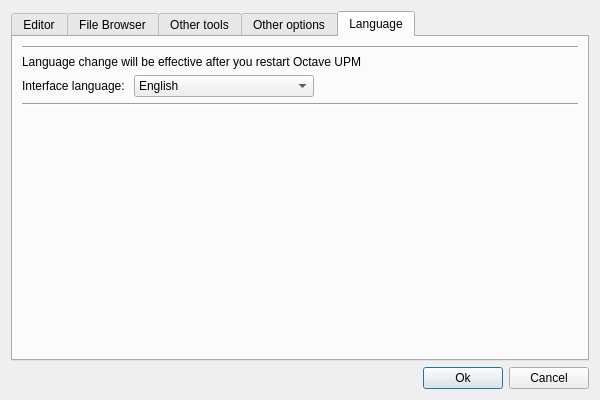
<?xml version="1.0" encoding="UTF-8"?>
<ui version="4.0">
 <class>settings_dialog</class>
 <widget class="QDialog" name="settings_dialog">
  <property name="windowModality">
   <enum>Qt::ApplicationModal</enum>
  </property>
  <property name="geometry">
   <rect>
    <x>0</x>
    <y>0</y>
    <width>600</width>
    <height>400</height>
   </rect>
  </property>
  <property name="minimumSize">
   <size>
    <width>600</width>
    <height>400</height>
   </size>
  </property>
  <property name="maximumSize">
   <size>
    <width>600</width>
    <height>400</height>
   </size>
  </property>
  <property name="windowTitle">
   <string>Settings</string>
  </property>
  <layout class="QVBoxLayout" name="verticalLayout_2">
   <property name="sizeConstraint">
    <enum>QLayout::SetDefaultConstraint</enum>
   </property>
   <item>
    <widget class="QTabWidget" name="tabWidget">
     <property name="currentIndex">
      <number>4</number>
     </property>
     <widget class="QWidget" name="tab">
      <attribute name="title">
       <string>Editor</string>
      </attribute>
      <layout class="QVBoxLayout" name="verticalLayout_6">
       <item>
        <layout class="QVBoxLayout" name="verticalLayout_5">
         <item>
          <widget class="Line" name="line_7">
           <property name="orientation">
            <enum>Qt::Horizontal</enum>
           </property>
          </widget>
         </item>
         <item>
          <layout class="QHBoxLayout" name="horizontalLayout_4">
           <item>
            <widget class="QLabel" name="label_8">
             <property name="text">
              <string>Font </string>
             </property>
            </widget>
           </item>
           <item>
            <widget class="QFontComboBox" name="editor_fontName">
             <property name="editable">
              <bool>false</bool>
             </property>
             <property name="fontFilters">
              <set>QFontComboBox::MonospacedFonts</set>
             </property>
            </widget>
           </item>
           <item>
            <widget class="QLabel" name="label_9">
             <property name="text">
              <string>Font Size </string>
             </property>
            </widget>
           </item>
           <item>
            <widget class="QSpinBox" name="editor_fontSize">
             <property name="minimum">
              <number>2</number>
             </property>
             <property name="maximum">
              <number>96</number>
             </property>
             <property name="value">
              <number>10</number>
             </property>
            </widget>
           </item>
           <item>
            <spacer name="horizontalSpacer_4">
             <property name="orientation">
              <enum>Qt::Horizontal</enum>
             </property>
             <property name="sizeHint" stdset="0">
              <size>
               <width>40</width>
               <height>20</height>
              </size>
             </property>
            </spacer>
           </item>
          </layout>
         </item>
         <item>
          <widget class="Line" name="line_8">
           <property name="orientation">
            <enum>Qt::Horizontal</enum>
           </property>
          </widget>
         </item>
         <item>
          <widget class="QCheckBox" name="editor_showLineNumbers">
           <property name="enabled">
            <bool>true</bool>
           </property>
           <property name="text">
            <string>Show line numbers</string>
           </property>
           <property name="checked">
            <bool>true</bool>
           </property>
          </widget>
         </item>
         <item>
          <widget class="QCheckBox" name="editor_highlightCurrentLine">
           <property name="enabled">
            <bool>true</bool>
           </property>
           <property name="text">
            <string>Highlight current line</string>
           </property>
           <property name="checked">
            <bool>true</bool>
           </property>
          </widget>
         </item>
         <item>
          <widget class="QCheckBox" name="editor_codeCompletion">
           <property name="enabled">
            <bool>true</bool>
           </property>
           <property name="text">
            <string>Code completion</string>
           </property>
           <property name="checked">
            <bool>true</bool>
           </property>
          </widget>
         </item>
         <item>
          <widget class="QCheckBox" name="editor_longWindowTitle">
           <property name="text">
            <string>Show complete path in window title</string>
           </property>
          </widget>
         </item>
         <item>
          <widget class="Line" name="line_9">
           <property name="orientation">
            <enum>Qt::Horizontal</enum>
           </property>
          </widget>
         </item>
         <item>
          <widget class="QCheckBox" name="autosaveFiles">
           <property name="text">
            <string>Automatically save backups of all open files</string>
           </property>
           <property name="checked">
            <bool>true</bool>
           </property>
          </widget>
         </item>
         <item>
          <layout class="QHBoxLayout" name="horizontalLayout_3">
           <item>
            <widget class="QLabel" name="label_18">
             <property name="text">
              <string>Autosave files every </string>
             </property>
            </widget>
           </item>
           <item>
            <widget class="QSpinBox" name="autosavePeriod">
             <property name="minimum">
              <number>1</number>
             </property>
             <property name="maximum">
              <number>120</number>
             </property>
             <property name="value">
              <number>2</number>
             </property>
            </widget>
           </item>
           <item>
            <widget class="QLabel" name="label_19">
             <property name="text">
              <string>seconds</string>
             </property>
            </widget>
           </item>
           <item>
            <widget class="Line" name="line_16">
             <property name="orientation">
              <enum>Qt::Horizontal</enum>
             </property>
            </widget>
           </item>
           <item>
            <spacer name="horizontalSpacer_8">
             <property name="orientation">
              <enum>Qt::Horizontal</enum>
             </property>
             <property name="sizeHint" stdset="0">
              <size>
               <width>40</width>
               <height>20</height>
              </size>
             </property>
            </spacer>
           </item>
          </layout>
         </item>
        </layout>
       </item>
       <item>
        <widget class="Line" name="line_17">
         <property name="orientation">
          <enum>Qt::Horizontal</enum>
         </property>
        </widget>
       </item>
       <item>
        <spacer name="verticalSpacer">
         <property name="orientation">
          <enum>Qt::Vertical</enum>
         </property>
         <property name="sizeHint" stdset="0">
          <size>
           <width>20</width>
           <height>40</height>
          </size>
         </property>
        </spacer>
       </item>
      </layout>
     </widget>
     <widget class="QWidget" name="tab_2">
      <attribute name="title">
       <string>File Browser</string>
      </attribute>
      <layout class="QVBoxLayout" name="verticalLayout_3">
       <item>
        <widget class="Line" name="line_11">
         <property name="orientation">
          <enum>Qt::Horizontal</enum>
         </property>
        </widget>
       </item>
       <item>
        <widget class="QCheckBox" name="showFilenames">
         <property name="text">
          <string>Show filenames</string>
         </property>
         <property name="checked">
          <bool>true</bool>
         </property>
        </widget>
       </item>
       <item>
        <widget class="QCheckBox" name="showFileSize">
         <property name="text">
          <string>Show file size</string>
         </property>
         <property name="checked">
          <bool>true</bool>
         </property>
        </widget>
       </item>
       <item>
        <widget class="QCheckBox" name="showFileType">
         <property name="text">
          <string>Show file type</string>
         </property>
        </widget>
       </item>
       <item>
        <widget class="QCheckBox" name="showLastModified">
         <property name="text">
          <string>Show date of last modification</string>
         </property>
        </widget>
       </item>
       <item>
        <widget class="QCheckBox" name="useAlternatingRowColors">
         <property name="text">
          <string>Alternating row colors</string>
         </property>
         <property name="checked">
          <bool>true</bool>
         </property>
        </widget>
       </item>
       <item>
        <widget class="Line" name="line_5">
         <property name="orientation">
          <enum>Qt::Horizontal</enum>
         </property>
        </widget>
       </item>
       <item>
        <layout class="QHBoxLayout" name="horizontalLayout_8">
         <item>
          <widget class="QLabel" name="file_fontNamelabel">
           <property name="enabled">
            <bool>false</bool>
           </property>
           <property name="text">
            <string>Font </string>
           </property>
          </widget>
         </item>
         <item>
          <widget class="QFontComboBox" name="file_fontName">
           <property name="enabled">
            <bool>false</bool>
           </property>
           <property name="editable">
            <bool>false</bool>
           </property>
          </widget>
         </item>
         <item>
          <widget class="QLabel" name="file_fontSizelabel">
           <property name="enabled">
            <bool>false</bool>
           </property>
           <property name="text">
            <string>Font size </string>
           </property>
          </widget>
         </item>
         <item>
          <widget class="QSpinBox" name="file_fontSize">
           <property name="enabled">
            <bool>false</bool>
           </property>
           <property name="minimum">
            <number>2</number>
           </property>
           <property name="maximum">
            <number>96</number>
           </property>
           <property name="value">
            <number>10</number>
           </property>
          </widget>
         </item>
         <item>
          <spacer name="horizontalSpacer_6">
           <property name="orientation">
            <enum>Qt::Horizontal</enum>
           </property>
           <property name="sizeHint" stdset="0">
            <size>
             <width>40</width>
             <height>20</height>
            </size>
           </property>
          </spacer>
         </item>
        </layout>
       </item>
       <item>
        <widget class="QCheckBox" name="file_defaultFont">
         <property name="text">
          <string>Use default font</string>
         </property>
         <property name="checked">
          <bool>true</bool>
         </property>
        </widget>
       </item>
       <item>
        <widget class="Line" name="line_6">
         <property name="orientation">
          <enum>Qt::Horizontal</enum>
         </property>
        </widget>
       </item>
       <item>
        <spacer name="verticalSpacer_2">
         <property name="orientation">
          <enum>Qt::Vertical</enum>
         </property>
         <property name="sizeHint" stdset="0">
          <size>
           <width>20</width>
           <height>40</height>
          </size>
         </property>
        </spacer>
       </item>
      </layout>
     </widget>
     <widget class="QWidget" name="tab_5">
      <attribute name="title">
       <string>Other tools</string>
      </attribute>
      <layout class="QVBoxLayout" name="verticalLayout">
       <item>
        <widget class="Line" name="line">
         <property name="orientation">
          <enum>Qt::Horizontal</enum>
         </property>
        </widget>
       </item>
       <item>
        <widget class="QLabel" name="label">
         <property name="font">
          <font>
           <weight>75</weight>
           <bold>true</bold>
          </font>
         </property>
         <property name="text">
          <string>Terminal</string>
         </property>
        </widget>
       </item>
       <item>
        <layout class="QHBoxLayout" name="horizontalLayout_5">
         <item>
          <widget class="QLabel" name="label_11">
           <property name="text">
            <string>Font </string>
           </property>
          </widget>
         </item>
         <item>
          <widget class="QFontComboBox" name="terminal_fontName">
           <property name="editable">
            <bool>false</bool>
           </property>
           <property name="fontFilters">
            <set>QFontComboBox::MonospacedFonts</set>
           </property>
          </widget>
         </item>
         <item>
          <widget class="QLabel" name="label_12">
           <property name="text">
            <string>Font Size </string>
           </property>
          </widget>
         </item>
         <item>
          <widget class="QSpinBox" name="terminal_fontSize">
           <property name="minimum">
            <number>2</number>
           </property>
           <property name="maximum">
            <number>96</number>
           </property>
           <property name="value">
            <number>10</number>
           </property>
          </widget>
         </item>
         <item>
          <spacer name="horizontalSpacer_5">
           <property name="orientation">
            <enum>Qt::Horizontal</enum>
           </property>
           <property name="sizeHint" stdset="0">
            <size>
             <width>40</width>
             <height>20</height>
            </size>
           </property>
          </spacer>
         </item>
        </layout>
       </item>
       <item>
        <widget class="Line" name="line_2">
         <property name="orientation">
          <enum>Qt::Horizontal</enum>
         </property>
        </widget>
       </item>
       <item>
        <widget class="QLabel" name="label_2">
         <property name="font">
          <font>
           <weight>75</weight>
           <bold>true</bold>
          </font>
         </property>
         <property name="text">
          <string>Workspace</string>
         </property>
        </widget>
       </item>
       <item>
        <layout class="QHBoxLayout" name="horizontalLayout_2">
         <item>
          <widget class="QLabel" name="label_3">
           <property name="enabled">
            <bool>false</bool>
           </property>
           <property name="text">
            <string>Font </string>
           </property>
          </widget>
         </item>
         <item>
          <widget class="QFontComboBox" name="workspace_fontName">
           <property name="enabled">
            <bool>false</bool>
           </property>
           <property name="editable">
            <bool>false</bool>
           </property>
          </widget>
         </item>
         <item>
          <widget class="QLabel" name="label_4">
           <property name="enabled">
            <bool>false</bool>
           </property>
           <property name="text">
            <string>Font Size </string>
           </property>
          </widget>
         </item>
         <item>
          <widget class="QSpinBox" name="workspace_fontSize">
           <property name="enabled">
            <bool>false</bool>
           </property>
           <property name="minimum">
            <number>2</number>
           </property>
           <property name="maximum">
            <number>96</number>
           </property>
           <property name="value">
            <number>10</number>
           </property>
          </widget>
         </item>
         <item>
          <spacer name="horizontalSpacer">
           <property name="orientation">
            <enum>Qt::Horizontal</enum>
           </property>
           <property name="sizeHint" stdset="0">
            <size>
             <width>40</width>
             <height>20</height>
            </size>
           </property>
          </spacer>
         </item>
        </layout>
       </item>
       <item>
        <widget class="QCheckBox" name="workspace_defaultFont">
         <property name="text">
          <string>Use default font</string>
         </property>
         <property name="checked">
          <bool>true</bool>
         </property>
        </widget>
       </item>
       <item>
        <widget class="Line" name="line_3">
         <property name="orientation">
          <enum>Qt::Horizontal</enum>
         </property>
        </widget>
       </item>
       <item>
        <widget class="QLabel" name="label_5">
         <property name="font">
          <font>
           <weight>75</weight>
           <bold>true</bold>
          </font>
         </property>
         <property name="text">
          <string>Command history</string>
         </property>
        </widget>
       </item>
       <item>
        <layout class="QHBoxLayout" name="horizontalLayout_6">
         <item>
          <widget class="QLabel" name="label_6">
           <property name="text">
            <string>Number of commands to remember</string>
           </property>
          </widget>
         </item>
         <item>
          <widget class="QSpinBox" name="history_numberCommands">
           <property name="minimum">
            <number>0</number>
           </property>
           <property name="maximum">
            <number>1024</number>
           </property>
           <property name="value">
            <number>128</number>
           </property>
          </widget>
         </item>
         <item>
          <spacer name="horizontalSpacer_2">
           <property name="orientation">
            <enum>Qt::Horizontal</enum>
           </property>
           <property name="sizeHint" stdset="0">
            <size>
             <width>40</width>
             <height>20</height>
            </size>
           </property>
          </spacer>
         </item>
        </layout>
       </item>
       <item>
        <layout class="QHBoxLayout" name="horizontalLayout_7">
         <item>
          <widget class="QLabel" name="label_7">
           <property name="enabled">
            <bool>false</bool>
           </property>
           <property name="text">
            <string>Font </string>
           </property>
          </widget>
         </item>
         <item>
          <widget class="QFontComboBox" name="history_fontName">
           <property name="enabled">
            <bool>false</bool>
           </property>
           <property name="editable">
            <bool>false</bool>
           </property>
          </widget>
         </item>
         <item>
          <widget class="QLabel" name="label_10">
           <property name="enabled">
            <bool>false</bool>
           </property>
           <property name="text">
            <string>Font size </string>
           </property>
          </widget>
         </item>
         <item>
          <widget class="QSpinBox" name="history_fontSize">
           <property name="enabled">
            <bool>false</bool>
           </property>
           <property name="minimum">
            <number>2</number>
           </property>
           <property name="maximum">
            <number>96</number>
           </property>
           <property name="value">
            <number>10</number>
           </property>
          </widget>
         </item>
         <item>
          <spacer name="horizontalSpacer_3">
           <property name="orientation">
            <enum>Qt::Horizontal</enum>
           </property>
           <property name="sizeHint" stdset="0">
            <size>
             <width>40</width>
             <height>20</height>
            </size>
           </property>
          </spacer>
         </item>
        </layout>
       </item>
       <item>
        <widget class="QCheckBox" name="history_defaultFont">
         <property name="text">
          <string>Use default font</string>
         </property>
         <property name="checked">
          <bool>true</bool>
         </property>
        </widget>
       </item>
       <item>
        <widget class="Line" name="line_4">
         <property name="orientation">
          <enum>Qt::Horizontal</enum>
         </property>
        </widget>
       </item>
       <item>
        <spacer name="verticalSpacer_3">
         <property name="orientation">
          <enum>Qt::Vertical</enum>
         </property>
         <property name="sizeHint" stdset="0">
          <size>
           <width>20</width>
           <height>40</height>
          </size>
         </property>
        </spacer>
       </item>
      </layout>
     </widget>
     <widget class="QWidget" name="tab_3">
      <attribute name="title">
       <string>Other options</string>
      </attribute>
      <layout class="QVBoxLayout" name="verticalLayout_7">
       <item>
        <widget class="Line" name="line_10">
         <property name="orientation">
          <enum>Qt::Horizontal</enum>
         </property>
        </widget>
       </item>
       <item>
        <widget class="QLabel" name="label_13">
         <property name="text">
          <string>&lt;html&gt;&lt;head/&gt;&lt;body&gt;&lt;p&gt;&lt;span style=&quot; font-size:10pt; font-weight:600;&quot;&gt;Graphics&lt;/span&gt;&lt;/p&gt;&lt;p&gt;The graphics toolkit decides what program is used to display plots. For most of the systems, the recommended option is Gnuplot&lt;/p&gt;&lt;/body&gt;&lt;/html&gt;</string>
         </property>
         <property name="wordWrap">
          <bool>true</bool>
         </property>
        </widget>
       </item>
       <item>
        <layout class="QHBoxLayout" name="horizontalLayout">
         <item>
          <widget class="QLabel" name="label_14">
           <property name="text">
            <string>Toolkit: </string>
           </property>
          </widget>
         </item>
         <item>
          <widget class="QComboBox" name="toolkit_cb">
           <property name="minimumSize">
            <size>
             <width>200</width>
             <height>0</height>
            </size>
           </property>
           <item>
            <property name="text">
             <string>Gnuplot (recommended)</string>
            </property>
           </item>
           <item>
            <property name="text">
             <string>Qt</string>
            </property>
           </item>
          </widget>
         </item>
         <item>
          <spacer name="horizontalSpacer_7">
           <property name="orientation">
            <enum>Qt::Horizontal</enum>
           </property>
           <property name="sizeHint" stdset="0">
            <size>
             <width>40</width>
             <height>20</height>
            </size>
           </property>
          </spacer>
         </item>
        </layout>
       </item>
       <item>
        <widget class="Line" name="line_12">
         <property name="orientation">
          <enum>Qt::Horizontal</enum>
         </property>
        </widget>
       </item>
       <item>
        <widget class="QLabel" name="label_15">
         <property name="text">
          <string>&lt;html&gt;&lt;head/&gt;&lt;body&gt;&lt;p&gt;&lt;span style=&quot; font-size:10pt; font-weight:600;&quot;&gt;Compatibility &lt;/span&gt;&lt;/p&gt;&lt;p&gt;Some operations in Octave are not MATLAB compatible. Most of these operations can be detected by Octave, showing a warning message. Some other MATLAB-incompatible operations (like broadcasting) are not detected as incompatible by Octave.&lt;/p&gt;&lt;/body&gt;&lt;/html&gt;</string>
         </property>
         <property name="scaledContents">
          <bool>false</bool>
         </property>
         <property name="alignment">
          <set>Qt::AlignJustify|Qt::AlignVCenter</set>
         </property>
         <property name="wordWrap">
          <bool>true</bool>
         </property>
        </widget>
       </item>
       <item>
        <widget class="QLabel" name="label_16">
         <property name="text">
          <string>&lt;html&gt;&lt;head/&gt;&lt;body&gt;&lt;p&gt;More info: &lt;a href=&quot;http://mat.caminos.upm.es/octave/compatibilidad.html&quot;&gt;&lt;span style=&quot; text-decoration: underline; color:#0000c0;&quot;&gt;mat.caminos.upm.es/octave/compatibilidad.html&lt;/span&gt;&lt;/a&gt;&lt;br/&gt;&lt;/p&gt;&lt;/body&gt;&lt;/html&gt;</string>
         </property>
         <property name="textFormat">
          <enum>Qt::RichText</enum>
         </property>
         <property name="openExternalLinks">
          <bool>true</bool>
         </property>
         <property name="textInteractionFlags">
          <set>Qt::LinksAccessibleByKeyboard|Qt::LinksAccessibleByMouse</set>
         </property>
        </widget>
       </item>
       <item>
        <layout class="QHBoxLayout" name="horizontalLayout_9">
         <item>
          <widget class="QLabel" name="label_17">
           <property name="text">
            <string>Broadcasting operations: </string>
           </property>
          </widget>
         </item>
         <item>
          <widget class="QComboBox" name="broadcastingOption">
           <property name="minimumSize">
            <size>
             <width>220</width>
             <height>0</height>
            </size>
           </property>
           <property name="maximumSize">
            <size>
             <width>72</width>
             <height>16777215</height>
            </size>
           </property>
           <property name="currentIndex">
            <number>2</number>
           </property>
           <item>
            <property name="text">
             <string>Do nothing (allow and ignore)</string>
            </property>
           </item>
           <item>
            <property name="text">
             <string>Show a warning message</string>
            </property>
           </item>
           <item>
            <property name="text">
             <string>Raise an error (forbid operation)</string>
            </property>
           </item>
          </widget>
         </item>
         <item>
          <spacer name="horizontalSpacer_9">
           <property name="orientation">
            <enum>Qt::Horizontal</enum>
           </property>
           <property name="sizeHint" stdset="0">
            <size>
             <width>40</width>
             <height>20</height>
            </size>
           </property>
          </spacer>
         </item>
        </layout>
       </item>
       <item>
        <widget class="QCheckBox" name="matlabCompatible">
         <property name="text">
          <string>Show a warning message if the operation is not compatible with MATLAB</string>
         </property>
        </widget>
       </item>
       <item>
        <widget class="QCheckBox" name="supressWarnings">
         <property name="text">
          <string>Supress any other warning messages</string>
         </property>
         <property name="checked">
          <bool>true</bool>
         </property>
        </widget>
       </item>
       <item>
        <widget class="Line" name="line_15">
         <property name="orientation">
          <enum>Qt::Horizontal</enum>
         </property>
        </widget>
       </item>
       <item>
        <spacer name="verticalSpacer_4">
         <property name="orientation">
          <enum>Qt::Vertical</enum>
         </property>
         <property name="sizeHint" stdset="0">
          <size>
           <width>20</width>
           <height>40</height>
          </size>
         </property>
        </spacer>
       </item>
      </layout>
     </widget>
     <widget class="QWidget" name="tab_4">
      <attribute name="title">
       <string>Language</string>
      </attribute>
      <layout class="QVBoxLayout" name="verticalLayout_4">
       <item>
        <widget class="Line" name="line_13">
         <property name="orientation">
          <enum>Qt::Horizontal</enum>
         </property>
        </widget>
       </item>
       <item>
        <widget class="QLabel" name="label_21">
         <property name="text">
          <string>Language change will be effective after you restart Octave UPM</string>
         </property>
        </widget>
       </item>
       <item>
        <layout class="QHBoxLayout" name="horizontalLayout_11">
         <item>
          <widget class="QLabel" name="label_20">
           <property name="text">
            <string>Interface language: </string>
           </property>
          </widget>
         </item>
         <item>
          <widget class="QComboBox" name="languageComboBox">
           <property name="minimumSize">
            <size>
             <width>180</width>
             <height>0</height>
            </size>
           </property>
           <item>
            <property name="text">
             <string>English</string>
            </property>
           </item>
           <item>
            <property name="text">
             <string>Español</string>
            </property>
           </item>
          </widget>
         </item>
         <item>
          <spacer name="horizontalSpacer_11">
           <property name="orientation">
            <enum>Qt::Horizontal</enum>
           </property>
           <property name="sizeHint" stdset="0">
            <size>
             <width>40</width>
             <height>20</height>
            </size>
           </property>
          </spacer>
         </item>
        </layout>
       </item>
       <item>
        <widget class="Line" name="line_14">
         <property name="orientation">
          <enum>Qt::Horizontal</enum>
         </property>
        </widget>
       </item>
       <item>
        <spacer name="verticalSpacer_5">
         <property name="orientation">
          <enum>Qt::Vertical</enum>
         </property>
         <property name="sizeHint" stdset="0">
          <size>
           <width>20</width>
           <height>40</height>
          </size>
         </property>
        </spacer>
       </item>
      </layout>
     </widget>
    </widget>
   </item>
   <item>
    <layout class="QHBoxLayout" name="horizontalLayout_10">
     <item>
      <spacer name="horizontalSpacer_10">
       <property name="orientation">
        <enum>Qt::Horizontal</enum>
       </property>
       <property name="sizeHint" stdset="0">
        <size>
         <width>40</width>
         <height>20</height>
        </size>
       </property>
      </spacer>
     </item>
     <item>
      <widget class="QPushButton" name="okButton">
       <property name="text">
        <string>Ok</string>
       </property>
       <property name="default">
        <bool>true</bool>
       </property>
      </widget>
     </item>
     <item>
      <widget class="QPushButton" name="cancelButton">
       <property name="text">
        <string>Cancel</string>
       </property>
      </widget>
     </item>
    </layout>
   </item>
  </layout>
 </widget>
 <resources/>
 <connections>
  <connection>
   <sender>file_defaultFont</sender>
   <signal>toggled(bool)</signal>
   <receiver>file_fontNamelabel</receiver>
   <slot>setDisabled(bool)</slot>
   <hints>
    <hint type="sourcelabel">
     <x>101</x>
     <y>198</y>
    </hint>
    <hint type="destinationlabel">
     <x>34</x>
     <y>171</y>
    </hint>
   </hints>
  </connection>
  <connection>
   <sender>file_defaultFont</sender>
   <signal>toggled(bool)</signal>
   <receiver>file_fontSize</receiver>
   <slot>setDisabled(bool)</slot>
   <hints>
    <hint type="sourcelabel">
     <x>101</x>
     <y>198</y>
    </hint>
    <hint type="destinationlabel">
     <x>336</x>
     <y>171</y>
    </hint>
   </hints>
  </connection>
  <connection>
   <sender>workspace_defaultFont</sender>
   <signal>toggled(bool)</signal>
   <receiver>label_3</receiver>
   <slot>setDisabled(bool)</slot>
   <hints>
    <hint type="sourcelabel">
     <x>81</x>
     <y>155</y>
    </hint>
    <hint type="destinationlabel">
     <x>34</x>
     <y>128</y>
    </hint>
   </hints>
  </connection>
  <connection>
   <sender>workspace_defaultFont</sender>
   <signal>toggled(bool)</signal>
   <receiver>label_4</receiver>
   <slot>setDisabled(bool)</slot>
   <hints>
    <hint type="sourcelabel">
     <x>101</x>
     <y>155</y>
    </hint>
    <hint type="destinationlabel">
     <x>272</x>
     <y>128</y>
    </hint>
   </hints>
  </connection>
  <connection>
   <sender>file_defaultFont</sender>
   <signal>toggled(bool)</signal>
   <receiver>file_fontSizelabel</receiver>
   <slot>setDisabled(bool)</slot>
   <hints>
    <hint type="sourcelabel">
     <x>101</x>
     <y>198</y>
    </hint>
    <hint type="destinationlabel">
     <x>272</x>
     <y>171</y>
    </hint>
   </hints>
  </connection>
  <connection>
   <sender>file_defaultFont</sender>
   <signal>toggled(bool)</signal>
   <receiver>file_fontName</receiver>
   <slot>setDisabled(bool)</slot>
   <hints>
    <hint type="sourcelabel">
     <x>101</x>
     <y>198</y>
    </hint>
    <hint type="destinationlabel">
     <x>71</x>
     <y>171</y>
    </hint>
   </hints>
  </connection>
  <connection>
   <sender>workspace_defaultFont</sender>
   <signal>toggled(bool)</signal>
   <receiver>workspace_fontSize</receiver>
   <slot>setDisabled(bool)</slot>
   <hints>
    <hint type="sourcelabel">
     <x>101</x>
     <y>155</y>
    </hint>
    <hint type="destinationlabel">
     <x>337</x>
     <y>128</y>
    </hint>
   </hints>
  </connection>
  <connection>
   <sender>workspace_defaultFont</sender>
   <signal>toggled(bool)</signal>
   <receiver>workspace_fontName</receiver>
   <slot>setDisabled(bool)</slot>
   <hints>
    <hint type="sourcelabel">
     <x>101</x>
     <y>155</y>
    </hint>
    <hint type="destinationlabel">
     <x>71</x>
     <y>128</y>
    </hint>
   </hints>
  </connection>
  <connection>
   <sender>history_defaultFont</sender>
   <signal>toggled(bool)</signal>
   <receiver>label_7</receiver>
   <slot>setDisabled(bool)</slot>
   <hints>
    <hint type="sourcelabel">
     <x>90</x>
     <y>266</y>
    </hint>
    <hint type="destinationlabel">
     <x>34</x>
     <y>239</y>
    </hint>
   </hints>
  </connection>
  <connection>
   <sender>history_defaultFont</sender>
   <signal>toggled(bool)</signal>
   <receiver>history_fontName</receiver>
   <slot>setDisabled(bool)</slot>
   <hints>
    <hint type="sourcelabel">
     <x>101</x>
     <y>266</y>
    </hint>
    <hint type="destinationlabel">
     <x>71</x>
     <y>239</y>
    </hint>
   </hints>
  </connection>
  <connection>
   <sender>history_defaultFont</sender>
   <signal>toggled(bool)</signal>
   <receiver>label_10</receiver>
   <slot>setDisabled(bool)</slot>
   <hints>
    <hint type="sourcelabel">
     <x>101</x>
     <y>266</y>
    </hint>
    <hint type="destinationlabel">
     <x>272</x>
     <y>239</y>
    </hint>
   </hints>
  </connection>
  <connection>
   <sender>history_defaultFont</sender>
   <signal>toggled(bool)</signal>
   <receiver>history_fontSize</receiver>
   <slot>setDisabled(bool)</slot>
   <hints>
    <hint type="sourcelabel">
     <x>101</x>
     <y>266</y>
    </hint>
    <hint type="destinationlabel">
     <x>336</x>
     <y>239</y>
    </hint>
   </hints>
  </connection>
  <connection>
   <sender>autosaveFiles</sender>
   <signal>toggled(bool)</signal>
   <receiver>label_18</receiver>
   <slot>setEnabled(bool)</slot>
   <hints>
    <hint type="sourcelabel">
     <x>67</x>
     <y>199</y>
    </hint>
    <hint type="destinationlabel">
     <x>71</x>
     <y>228</y>
    </hint>
   </hints>
  </connection>
  <connection>
   <sender>autosaveFiles</sender>
   <signal>toggled(bool)</signal>
   <receiver>autosavePeriod</receiver>
   <slot>setEnabled(bool)</slot>
   <hints>
    <hint type="sourcelabel">
     <x>177</x>
     <y>198</y>
    </hint>
    <hint type="destinationlabel">
     <x>176</x>
     <y>215</y>
    </hint>
   </hints>
  </connection>
  <connection>
   <sender>autosaveFiles</sender>
   <signal>toggled(bool)</signal>
   <receiver>label_19</receiver>
   <slot>setEnabled(bool)</slot>
   <hints>
    <hint type="sourcelabel">
     <x>249</x>
     <y>195</y>
    </hint>
    <hint type="destinationlabel">
     <x>244</x>
     <y>223</y>
    </hint>
   </hints>
  </connection>
 </connections>
</ui>
